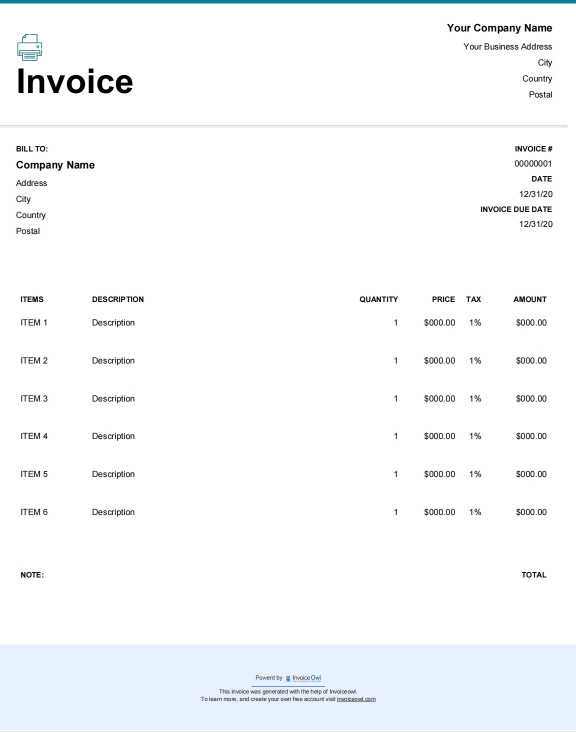
#> input picture data/inp4.jpg, 1152 x 1464 px (shown at 1/2 size)
$ python -i task_classification.py   (imports and definitions only)
#> lines starting #> are read from the running program, lines starting #| are printed output that depends on the picture; after the words box and inside, x2 and y2 are one past the last pixel; in counts of white or black regions, pixels touching at a corner belong together
import cv2
import numpy as np

def line_detection(edges, threshold, min_line_length):
		rho = 1  # distance resolution in pixels of the Hough grid
		theta = np.pi / 180 # angular resolution in radians of the Hough grid
		max_line_gap = 20  # maximum gap in pixels between connectable line segments

		# Run Hough on edge detected image
		# Output "lines" is an array containing endpoints of detected line segments
		return cv2.HoughLinesP(edges, rho, theta, threshold, np.array([]),
							min_line_length, max_line_gap)
def auto_canny(image, sigma=0.33):
			#compute the median of the single channel pixel intensities
			v = np.median(image)
			#apply automatic Canny edge detection using the computed median
			lower = int(max(0, (1.0 - sigma) * v))
			upper = int(min(255, (1.0 + sigma) * v))
			edged = cv2.Canny(image, lower, upper)
			#return the edged image
			return edged

def filter_hlines(hlines, imgH):
		minY = 100000
		maxY = 0

		final_hlines = []
		for line in hlines:
			y_mean =  int(np.mean([line[0][1], line[0][3]]))
			if y_mean > imgH*0.1:
				minY = min(minY, y_mean)
			if y_mean < 0.9*imgH:
				maxY = max(maxY, y_mean)
			if (y_mean > imgH*0.1) and (y_mean < imgH*0.9):
				(x1,y1,x2,y2) = line[0]
				np.seterr(divide='ignore')
				slope = abs(np.arctan((y2-y1)/(x2-x1)))
				if slope<=(np.pi/6):
					final_hlines.append(line)
					# cv2.line(img,(x1,y1),(x2,y2),(0,255,0),5)
		return (final_hlines, minY, maxY)

# [43 lines left out: functions filter_vlines, combine_nearby_vlines, combine_nearby_hlines, not called in this run]

def task_classification(img):
		#Convert image to grayscale
		gray = cv2.cvtColor(img, cv2.COLOR_BGR2GRAY)

		#Apply edge detection
		edges = auto_canny(gray)

		#Apply Hough Transform to detect lines
		hlines = line_detection(edges, 150, 400)
		if (hlines is None):
			return (img, 0, 0)

		(final_hlines, minY, maxY) = filter_hlines(hlines, img.shape[0])
		if (len(final_hlines) == 0):
			return (img, 0, 0)

		#Cropping
		img = img[minY:maxY,:]
		edges = edges[minY:maxY,:]

		# Detecting vertical lines in the cropped image
		vlines = line_detection(edges, 10, 50)
		final_vlines = filter_vlines(vlines, img.shape[1])

		# Combine nearby vertical and horizontal lines
		(output_vlines, img) = combine_nearby_vlines(final_vlines, img)
		(output_hlines, img) = combine_nearby_hlines(final_hlines, img, minY, maxY)

		return (img, len(output_hlines), len(output_vlines))

>>> import cv2
>>> picture = cv2.imread('data/inp4.jpg')
#> picture is the input picture: shape (1464, 1152, 3); mean B, G, R 250.7, 249, 247.4
>>> result = task_classification(picture)
#> in auto_canny, `v = np.median(image)`: v = 255
#> in auto_canny, `lower = int(max(0, (1.0 - sigma) * v))`: lower = 170
#> in auto_canny, `upper = int(min(255, (1.0 + sigma) * v))`: upper = 255
#> in auto_canny, `edged = cv2.Canny(image, lower, upper)`:
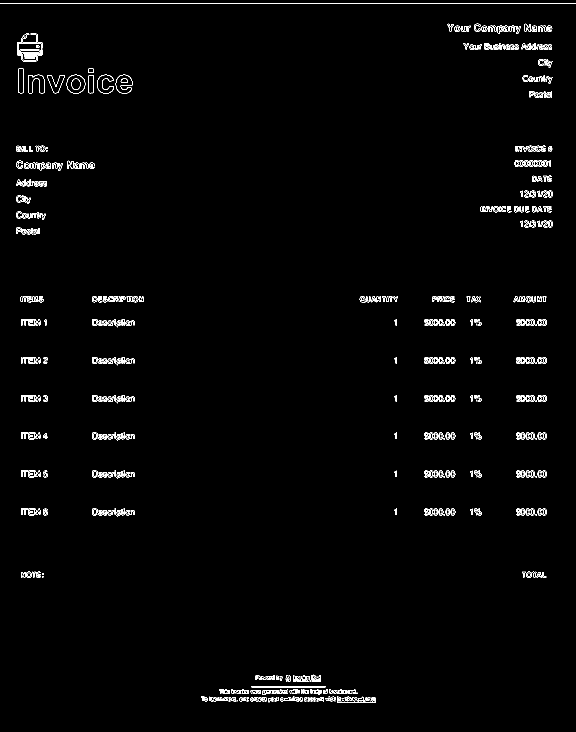
#> edged: shape (1464, 1152) (shown at 1/2 size); 1.4% white in thin lines or dots
#> in task_classification, `hlines = line_detection(edges, 150, 400)`: hlines = [[0, 7, 1151, 7]]
#> the loop in filter_hlines, `for line in hlines:` made 1 pass
#> (line, y_mean, maxY) on pass 1: ([[0, 7, 1151, 7]], 7, 7)
#> after the loop in filter_hlines, `for line in hlines:`: final_hlines = []
#> in task_classification, `(final_hlines, minY, maxY) = filter_hlines(hlines, img.shape[0])`: minY = 100000; maxY = 7

$ run again, on data/inp1.png
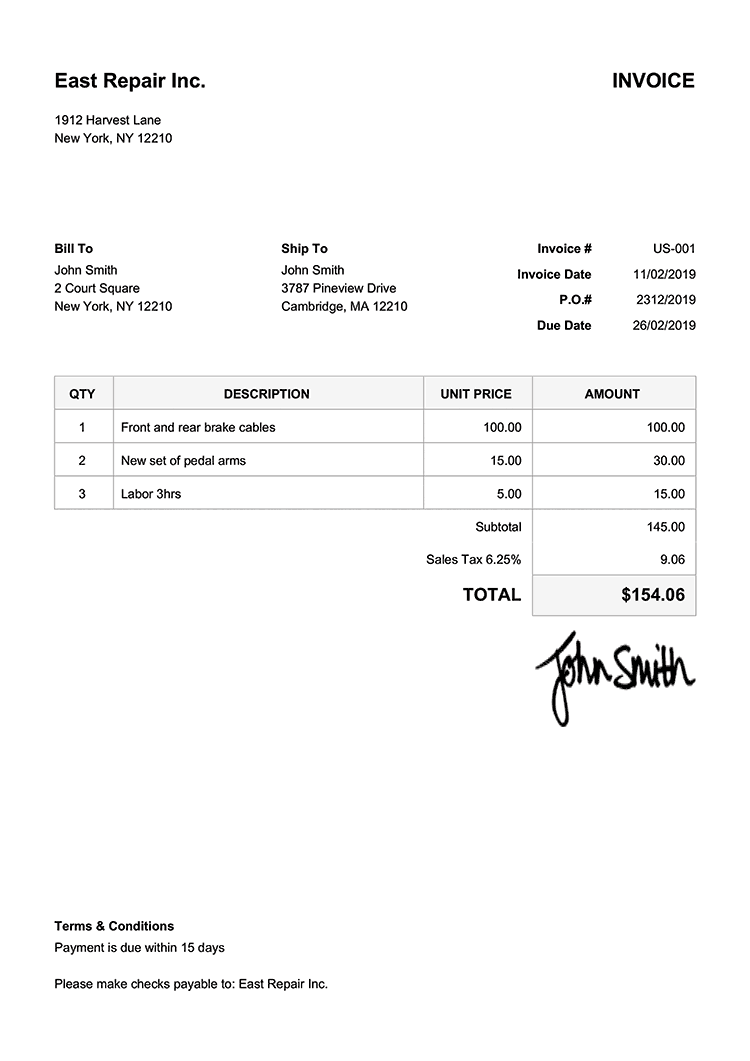
#> input picture data/inp1.png, 750 x 1061 px
#> picture is the input picture: shape (1061, 750, 3); mean B, G, R 249.2, 249.2, 249.3
#> v = 255
#> lower = 170
#> upper = 255
#> edged: shape (1061, 750); 2.8% white in thin lines or dots, all inside (x1, y1, x2, y2) = (53, 72, 697, 991)
#> hlines = [[53, 443, 696, 443], [53, 476, 696, 476], [53, 441, 696, 441], [53, 408, 696, 408], [54, 375, 696, 375], [53, 410, 696, 410], [53, 474, 696, 474], [53, 508, 696, 508]]
#> the loop in filter_hlines, `for line in hlines:` made 8 passes
#> (line, y_mean, minY, maxY, x1, y1, y2) on passes 1 to 8: ([[53, 443, 696, 443]], 443, 443, 443, 53, 443, 443), ([[53, 476, 696, 476]], 476, 443, 476, 53, 476, 476), ([[53, 441, 696, 441]], 441, 441, 476, 53, 441, 441), ([[53, 408, 696, 408]], 408, 408, 476, 53, 408, 408), ([[54, 375, 696, 375]], 375, 375, 476, 54, 375, 375), ([[53, 410, 696, 410]], 410, 375, 476, 53, 410, 410), ([[53, 474, 696, 474]], 474, 375, 476, 53, 474, 474), ([[53, 508, 696, 508]], 508, 375, 508, 53, 508, 508)
#> after the loop in filter_hlines, `for line in hlines:`: final_hlines = [[[53, 443, 696, 443]], [[53, 476, 696, 476]], [[53, 441, 696, 441]], [[53, 408, 696, 408]], [[54, 375, 696, 375]], [[53, 410, 696, 410]], [[53, 474, 696, 474]], [[53, 508, 696, 508]]]
#> in task_classification, `(final_hlines, minY, maxY) = filter_hlines(hlines, img.shape[0])`: minY = 375; maxY = 508
#> edges: shape (133, 750); 9.1% white in thin lines or dots, all inside (x1, y1, x2, y2) = (53, 0, 697, 133)
#> vlines = 68 rows, first 6: [53, 66, 696, 66], [53, 99, 696, 99], [53, 68, 696, 68], [53, 33, 696, 33], [54, 0, 696, 0], [53, 35, 696, 35]
#> the loop in filter_vlines, `for line in vlines:` made 68 passes
#> after the loop in filter_vlines, `for line in vlines:`: final_vlines = [[[696, 132, 696, 77]], [[53, 132, 53, 1]], [[424, 132, 424, 2]], [[55, 132, 55, 2]], [[531, 132, 531, 2]], [[533, 132, 533, 2]], [[694, 132, 694, 24]], [[422, 132, 422, 2]], [[114, 132, 114, 46]], [[112, 93, 112, 38]]]
#> in combine_nearby_vlines, `final_vlines = sorted(final_vlines, key=lambda line: line[0][0])`: final_vlines = [[[53, 132, 53, 1]], [[55, 132, 55, 2]], [[112, 93, 112, 38]], [[114, 132, 114, 46]], [[422, 132, 422, 2]], [[424, 132, 424, 2]], [[531, 132, 531, 2]], [[533, 132, 533, 2]], [[694, 132, 694, 24]], [[696, 132, 696, 77]]]
#> the loop in combine_nearby_vlines, `for line in final_vlines:` made 10 passes
#> after the loop in combine_nearby_vlines, `for line in final_vlines:`: output_vlines = [[[53, 132, 53, 1]], [[112, 93, 112, 38]], [[422, 132, 422, 2]], [[531, 132, 531, 2]], [[694, 132, 694, 24]]]
#> in combine_nearby_hlines, `final_hlines = sorted(final_hlines, key=lambda line: line[0][1])`: final_hlines = [[[54, 375, 696, 375]], [[53, 408, 696, 408]], [[53, 410, 696, 410]], [[53, 441, 696, 441]], [[53, 443, 696, 443]], [[53, 474, 696, 474]], [[53, 476, 696, 476]], [[53, 508, 696, 508]]]
#> the loop in combine_nearby_hlines, `for line in final_hlines:` made 8 passes
#> after the loop in combine_nearby_hlines, `for line in final_hlines:`:
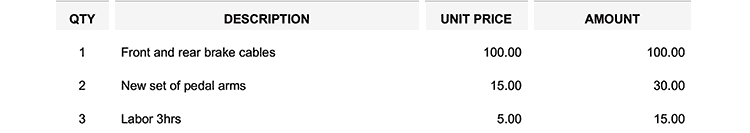
#> img: shape (133, 750, 3); mean B, G, R 245.4, 245.4, 245.4
#> after the loop in combine_nearby_hlines, `for line in final_hlines:`: output_hlines = [[[54, 0, 696, 0]], [[53, 33, 696, 33]], [[53, 66, 696, 66]], [[53, 99, 696, 99]], [[53, 133, 696, 133]]]
#> `result = task_classification(picture)`:
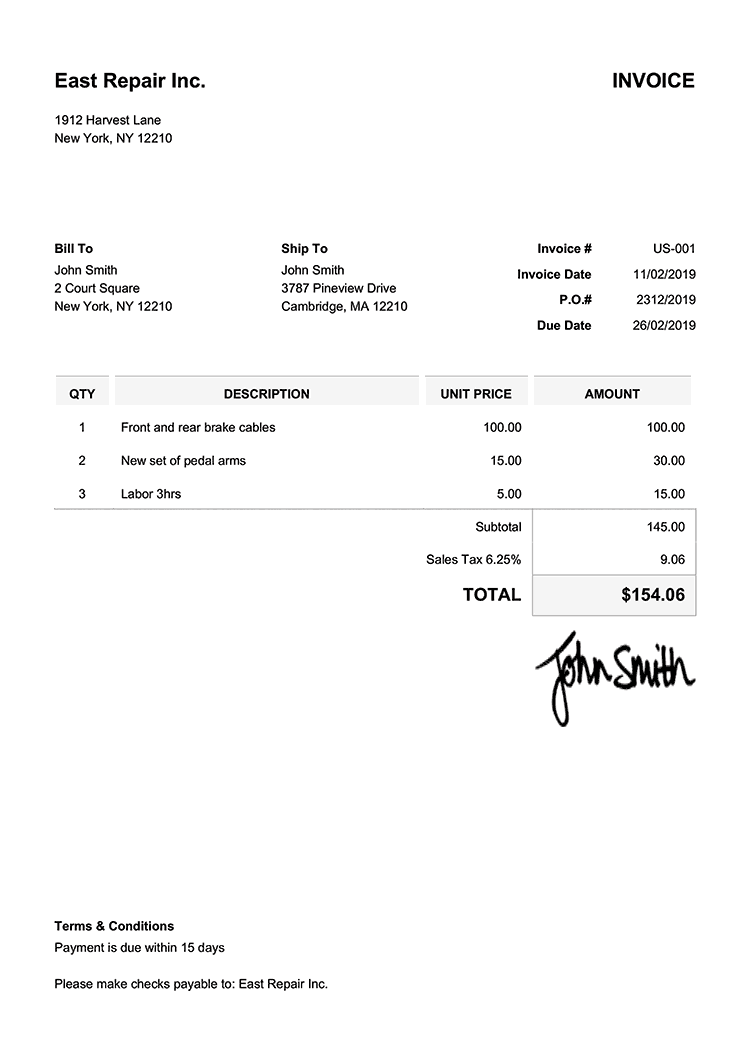
#> picture: shape (1061, 750, 3); 0.9% of pixels changed, all inside (x1, y1, x2, y2) = (53, 375, 697, 508)

$ run again, on data/inp2.png
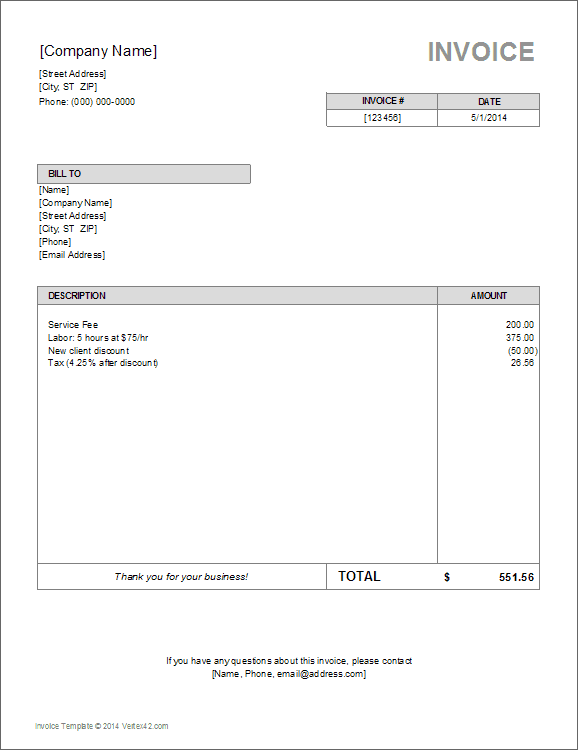
#> input picture data/inp2.png, 578 x 750 px
#> picture is the input picture: shape (750, 578, 3); mean B, G, R 248.8, 248.8, 248.8
#> v = 255
#> lower = 170
#> upper = 255
#> edged: shape (750, 578); 4.4% white in thin lines or dots
#> hlines = [[0, 747, 0, 2], [576, 748, 576, 1], [1, 748, 575, 748], [2, 0, 575, 0], [36, 588, 540, 588], [38, 590, 538, 590], [36, 303, 540, 303], [36, 287, 540, 287], [36, 564, 540, 564], [38, 285, 538, 285], [36, 562, 540, 562], [36, 305, 540, 305]]
#> the loop in filter_hlines, `for line in hlines:` made 12 passes
#> (y_mean, minY, maxY, x1, y1, x2, y2, slope) on passes 1, 2, 5, 6, 7, 8, 9, 10: (374, 374, 374, 0, 747, 0, 2, 1.57), (374, 374, 374, 576, 748, 576, 1, 1.57), (588, 374, 588, 36, 588, 540, 588, 0), (590, 374, 590, 38, 590, 538, 590, 0), (303, 303, 590, 36, 303, 540, 303, 0), (287, 287, 590, 36, 287, 540, 287, 0), (564, 287, 590, 36, 564, 540, 564, 0), (285, 285, 590, 38, 285, 538, 285, 0)
#> after the loop in filter_hlines, `for line in hlines:`: final_hlines = [[[36, 588, 540, 588]], [[38, 590, 538, 590]], [[36, 303, 540, 303]], [[36, 287, 540, 287]], [[36, 564, 540, 564]], [[38, 285, 538, 285]], [[36, 562, 540, 562]], [[36, 305, 540, 305]]]
#> in task_classification, `(final_hlines, minY, maxY) = filter_hlines(hlines, img.shape[0])`: minY = 285; maxY = 590
#> edges: shape (305, 578); 4.9% white in thin lines or dots
#> vlines = 54 rows, first 6: [36, 18, 540, 18], [36, 277, 540, 277], [36, 2, 540, 2], [38, 0, 538, 0], [0, 304, 0, 0], [36, 303, 540, 303]
#> the loop in filter_vlines, `for line in vlines:` made 54 passes
#> after the loop in filter_vlines, `for line in vlines:`: final_vlines = [[[540, 302, 540, 3]], [[538, 302, 538, 3]], [[36, 304, 36, 3]], [[438, 276, 438, 3]], [[436, 276, 436, 3]], [[38, 302, 38, 3]]]
#> in combine_nearby_vlines, `final_vlines = sorted(final_vlines, key=lambda line: line[0][0])`: final_vlines = [[[36, 304, 36, 3]], [[38, 302, 38, 3]], [[436, 276, 436, 3]], [[438, 276, 438, 3]], [[538, 302, 538, 3]], [[540, 302, 540, 3]]]
#> the loop in combine_nearby_vlines, `for line in final_vlines:` made 6 passes
#> after the loop in combine_nearby_vlines, `for line in final_vlines:`: output_vlines = [[[36, 304, 36, 3]], [[436, 276, 436, 3]], [[538, 302, 538, 3]]]
#> in combine_nearby_hlines, `final_hlines = sorted(final_hlines, key=lambda line: line[0][1])`: final_hlines = [[[38, 285, 538, 285]], [[36, 287, 540, 287]], [[36, 303, 540, 303]], [[36, 305, 540, 305]], [[36, 562, 540, 562]], [[36, 564, 540, 564]], [[36, 588, 540, 588]], [[38, 590, 538, 590]]]
#> the loop in combine_nearby_hlines, `for line in final_hlines:` made 8 passes
#> after the loop in combine_nearby_hlines, `for line in final_hlines:`:
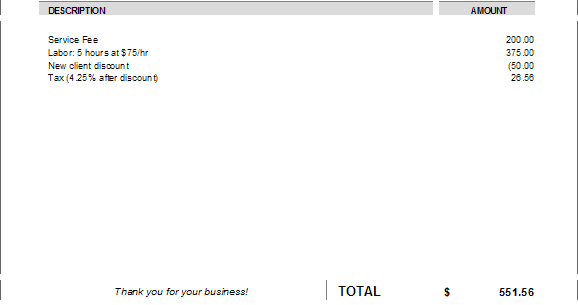
#> img: shape (305, 578, 3); mean B, G, R 250.6, 250.5, 250.5
#> after the loop in combine_nearby_hlines, `for line in final_hlines:`: output_hlines = [[[38, 0, 538, 0]], [[36, 18, 540, 18]], [[36, 277, 540, 277]], [[36, 303, 540, 303]]]
#> `result = task_classification(picture)`:
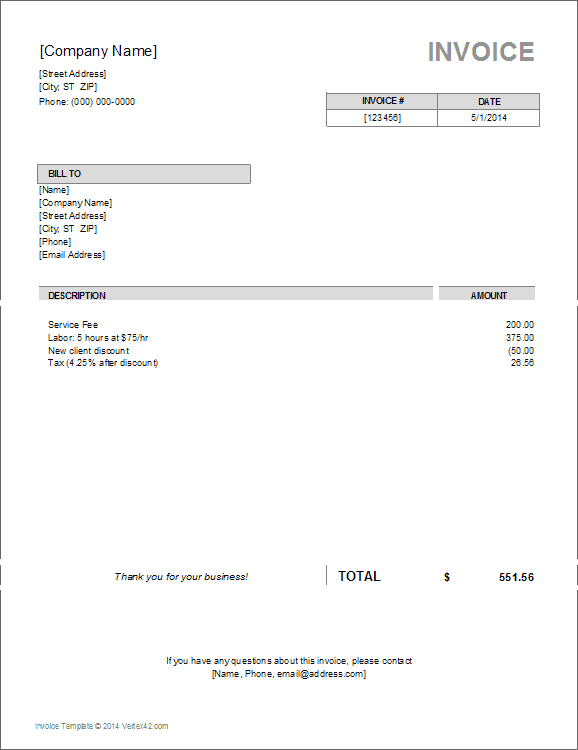
#> picture: shape (750, 578, 3); 1.06% of pixels changed, all inside (x1, y1, x2, y2) = (0, 286, 578, 590)
